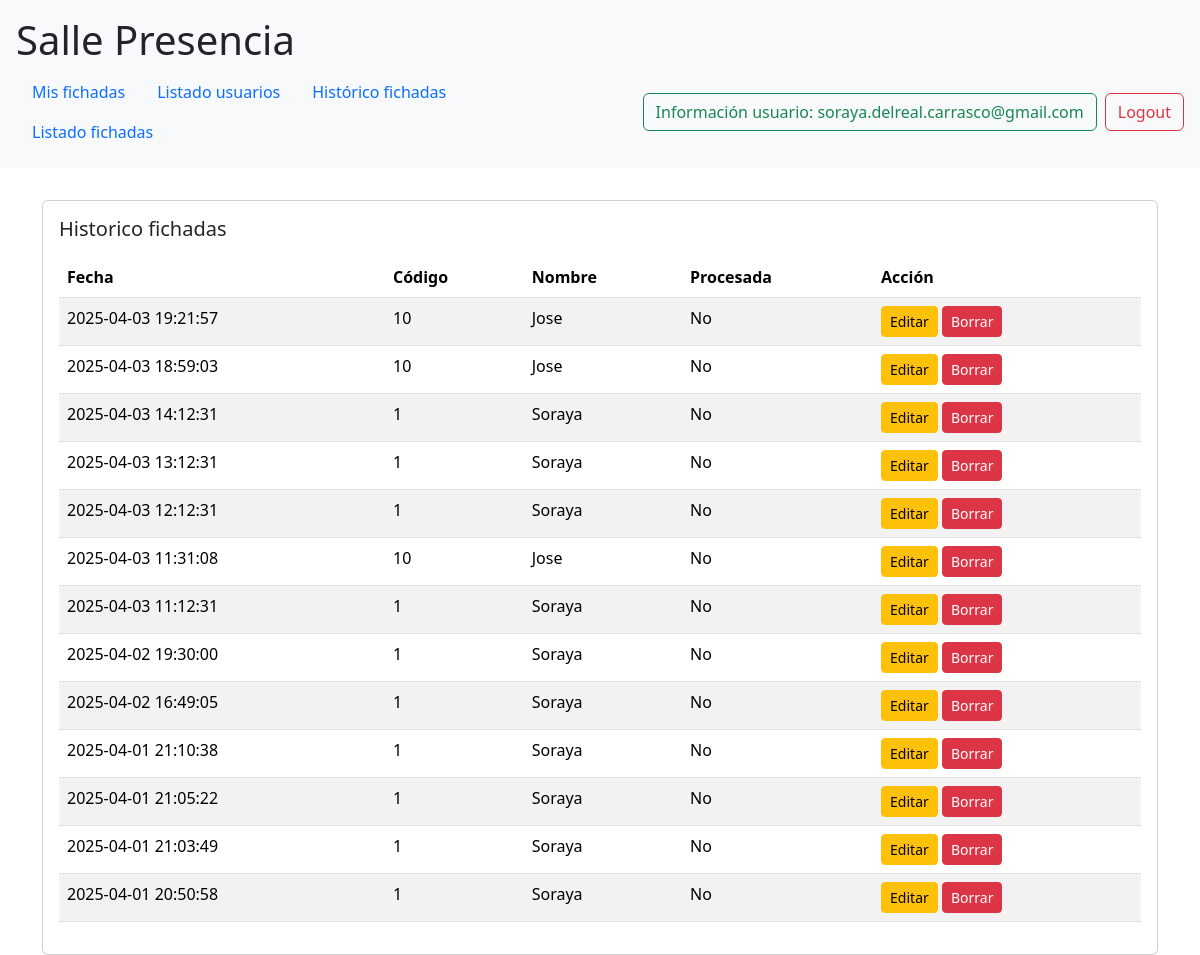
/gestionhistoricofichadas.php (signed in), run on the app's committed database.
### tables this page shows
CREATE TABLE `historico_fichadas` (
  `id_historico_fichadas` int(11) NOT NULL AUTO_INCREMENT,
  `id_usuario` int(11) NOT NULL,
  `fecha` datetime NOT NULL,
  `procesada` tinyint(4) NOT NULL,
  PRIMARY KEY (`id_historico_fichadas`),
  KEY `historico_fichadas_usuarios_FK` (`id_usuario`),
  CONSTRAINT `historico_fichadas_usuarios_FK` FOREIGN KEY (`id_usuario`) REFERENCES `usuarios` (`id_usuario`)
);

CREATE TABLE `usuarios` (
  `id_usuario` int(11) NOT NULL AUTO_INCREMENT,
  `nombre` varchar(100) NOT NULL,
  `email` varchar(45) NOT NULL,
  `password` varchar(145) NOT NULL,
  `codigo` varchar(50) NOT NULL,
  `horas` int(11) NOT NULL,
  `rol` varchar(5) NOT NULL,
  PRIMARY KEY (`id_usuario`),
  UNIQUE KEY `email_unique` (`email`)
);

### conexion.php (called while the page is built, shortened)
<?php
    class Conexion {
        public function conecta(
            $host = self::HOST,
            $base_de_datos = self::BASE_DE_DATOS,
            $usuario = self::USUARIO,
            $contrasena = self::CONTRASENA,
        ) {
            try {
                $link = new PDO(
                    "mysql:host=".$host.";dbname=".$base_de_datos,
                    $usuario,
                    $contrasena,
                );
                return $link;
            } catch (PDOException $e) {
                die("Error connecting to the database: ". $e->getMessage());
            }
        }
    }
?>

### clsHistoricoFichadas.php (called while the page is built, shortened)
<?php
class HistoricoFichadas extends Conexion {
    public function cargar($id_usuario = null) {
        if ($id_usuario !== null) {
            $sql = "
                SELECT *
                FROM historico_fichadas hf
                LEFT JOIN usuarios u ON hf.id_usuario = u.id_usuario
                WHERE hf.id_usuario = :id_usuario
                ORDER BY fecha DESC";
            $bd_conexion = $this->conecta()->prepare($sql);
            $bd_conexion->bindParam(':id_usuario', $id_usuario, PDO::PARAM_INT);
        } else {
            $sql = "
            SELECT *
            FROM historico_fichadas hf
            LEFT JOIN usuarios u ON hf.id_usuario = u.id_usuario
            ORDER BY fecha DESC";
            $bd_conexion = $this->conecta()->prepare($sql);
        }
        $bd_conexion->execute();
        $fichadas = $bd_conexion->fetchAll(PDO::FETCH_ASSOC);
        if ($fichadas) {
            return $fichadas;
        } else {
            throw new Exception("No se encontraron fichadas.");
        }
    }
}

### gestionhistoricofichadas.php (the view, shortened to what this page needs)
<!DOCTYPE html>
<html lang="es">
<head>
  <?php require_once "headContenido.php"; ?>
</head>
<body>
  <?php require_once "cabecera.php"; ?>
  <div class="container">
    <div class="row">
      <div class="col-12">
        <?php
        require_once "clsHistoricoFichadas.php";
        ?>
        <?php
        $historico_fichadas = new HistoricoFichadas();
        try {
          $fichadas_usuario = $historico_fichadas->cargar();
        } catch (Exception $e) {
          $_SESSION['error'] = $e->getMessage();
          header("Location: gestionhistoricofichadas.php");
          die;
        }
        ?>
        <div class="row">
          <div class="col-12">
            <div class="card mt-3">
              <div class="card-body">
                <h5>Historico fichadas</h5>
                <table class="table table-striped mt-3">
                  <thead>
                    <tr>
                      <th>Fecha</th>
                      <th>Código</th>
                      <th>Nombre</th>
                      <th>Procesada</th>
                      <th>Acción</th>
                    </tr>
                  </thead>
                  <tbody>
                    <?php foreach ($fichadas_usuario as $fichada): ?>
                      <tr>
                        <td><?php echo $fichada["fecha"]  ?></td>
                        <td><?php echo $fichada["id_usuario"] ?></td>
                        <td><?php echo $fichada["nombre"] ?></td>
                        <td>
                          <?php if ($fichada["procesada"] == 0): ?>
                            No
                          <?php else: ?>
                            Sí
                          <?php endif; ?>
                        </td>
                        <td>
                          <a
                            href="#"
                            class="btn btn-warning btn-sm">
                            Editar</a>
                          <a
                            href="#"
                            class="btn btn-danger btn-sm">
                            Borrar
                          </a>
                        </td>
                      </tr>
                    <?php endforeach; ?>
                  </tbody>
                </table>
              </div>
            </div>
          </div>
        </div>
      </div>
    </div>
  </div>
</body>
</html>

### headContenido.php (shortened to what this page needs)
<link href="https://cdn.jsdelivr.net/npm/bootstrap@5.3.3/dist/css/bootstrap.min.css" rel="stylesheet">

### cabecera.php (shortened to what this page needs)
<header class="mb-3 bg-light p-3">
  <div>
    <h1>Salle Presencia</h1>
  </div>
  <div class="row">
    <div class="col-6">
      <?php if (isset($_SESSION["usuario"]) && $_SESSION["usuario"]["rol"] === "admin"): ?>
        <nav class="nav">
          <a class="nav-link" href="fichar.php">Mis fichadas</a>
          <a class="nav-link" href="gestionusuarios.php">Listado usuarios</a>
          <a class="nav-link" href="gestionhistoricofichadas.php">Histórico fichadas</a>
          <a class="nav-link" href="gestionfichadas.php">Listado fichadas</a>
        </nav>
      <?php elseif (isset($_SESSION["usuario"]) && $_SESSION["usuario"]["rol"] === "user"): ?>
        <nav class="nav">
          <a class="nav-link" href="fichar.php">Mis fichadas</a>
        </nav>
      <?php endif; ?>
    </div>
    <div class="col-md-6 d-flex justify-content-end align-items-center">
      <?php if (isset($_SESSION["usuario"])): ?>
        <a href="perfil.php" class="btn btn-outline-success me-2">
          Información usuario: <?php echo $_SESSION["usuario"]["email"] ?>
        </a>
        <a href="logout.php" class="btn btn-outline-danger">
          Logout
        </a>
      <?php endif; ?>
    </div>
  </div>
</header>

### data on the page
historico_fichadas: fecha "2025-04-03 19:21:57", id_usuario.id_usuario "10", id_usuario.nombre "Jose", procesada "No"
historico_fichadas: fecha "2025-04-03 18:59:03", id_usuario.id_usuario "10", id_usuario.nombre "Jose", procesada "No"
historico_fichadas: fecha "2025-04-03 14:12:31", id_usuario.id_usuario "1", id_usuario.nombre "Soraya", procesada "No"
historico_fichadas: fecha "2025-04-03 13:12:31", id_usuario.id_usuario "1", id_usuario.nombre "Soraya", procesada "No"
historico_fichadas: fecha "2025-04-03 12:12:31", id_usuario.id_usuario "1", id_usuario.nombre "Soraya", procesada "No"
historico_fichadas: fecha "2025-04-03 11:31:08", id_usuario.id_usuario "10", id_usuario.nombre "Jose", procesada "No"
historico_fichadas: fecha "2025-04-03 11:12:31", id_usuario.id_usuario "1", id_usuario.nombre "Soraya", procesada "No"
historico_fichadas: fecha "2025-04-02 19:30:00", id_usuario.id_usuario "1", id_usuario.nombre "Soraya", procesada "No"
historico_fichadas: fecha "2025-04-02 16:49:05", id_usuario.id_usuario "1", id_usuario.nombre "Soraya", procesada "No"
historico_fichadas: fecha "2025-04-01 21:10:38", id_usuario.id_usuario "1", id_usuario.nombre "Soraya", procesada "No"
historico_fichadas: fecha "2025-04-01 21:05:22", id_usuario.id_usuario "1", id_usuario.nombre "Soraya", procesada "No"
historico_fichadas: fecha "2025-04-01 21:03:49", id_usuario.id_usuario "1", id_usuario.nombre "Soraya", procesada "No"
historico_fichadas: fecha "2025-04-01 20:50:58", id_usuario.id_usuario "1", id_usuario.nombre "Soraya", procesada "No"

### other printed values
$_SESSION["usuario"]["email"] "soraya.delreal.carrasco@gmail.com"
